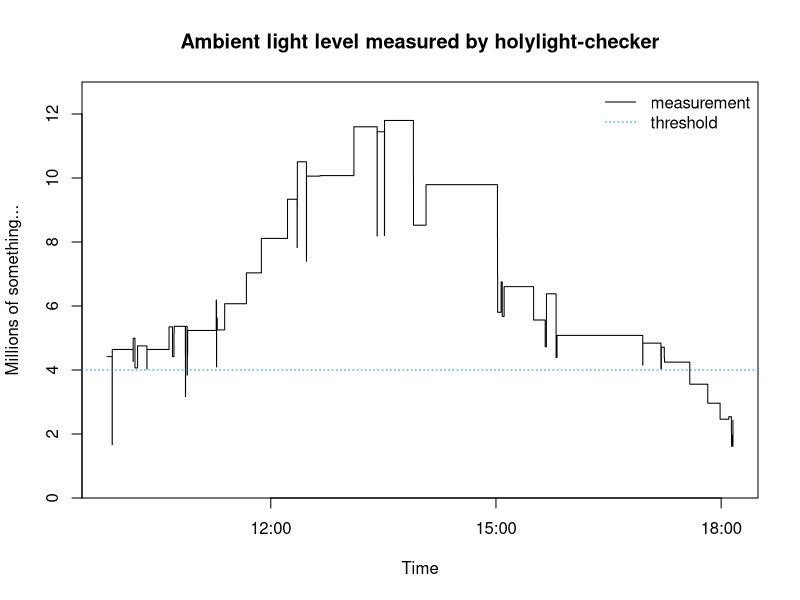

R code for this plot:
# read CSV
df <- read.csv("data.csv", header=FALSE, sep=",", as.is=TRUE)

# treat time as time
time <- as.POSIXct(df[, 1] + 3600, origin=ISOdatetime(1970, 1, 1, 0, 0, 0))

# use light in millions
light <- df[, 2] / 1e6

# plot data
plot(time, light, type="s", ylim=c(0, 13), yaxs="i", ylab="Millions of something...", xlab="Time", main="Ambient light level measured by holylight-checker")

# add threshold
abline(h=4, col=4, lty=3)

# add legend
legend("topright", c("measurement", "threshold"), col=c(1, 4), lty=c(1, 3), bty="n")